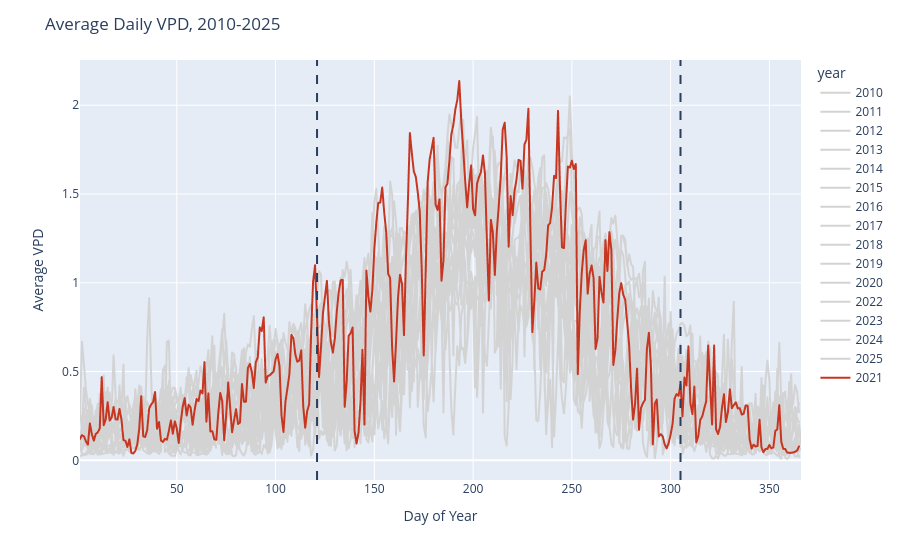

Notebook cell for this chart:
### Code cell
fig_2010 = create_annual_lineplot(grouped_weather, vpd_column='avg_vpd', year_list=list(range(2010,2025 + 1)), highlight_year='2021')
fig_2010.update_layout(title='Average Daily VPD, 2010-2025', xaxis_title='Day of Year', yaxis_title='Average VPD')
fig_2010.show()

### Figure 1 — Plotly figure (JSON) as saved in the notebook; plotly's stock layout.template omitted (floating-point values rounded to 4 significant figures; data arrays with more than 128 entries replaced by an {"elided": "..."} marker saying what was removed)
{"data": [{"hovertemplate": "year=2010<br>DOY=%{x}<br>avg_vpd=%{y}<extra></extra>", "legendgroup": "2010", "line": {"color": "lightgrey", "dash": "solid"}, "marker": {"symbol": "circle"}, "mode": "lines", "name": "2010", "showlegend": true, "type": "scattergl", "x": {"elided": "357 int values"}, "xaxis": "x", "y": {"elided": "357 float values"}, "yaxis": "y"}, {"hovertemplate": "year=2011<br>DOY=%{x}<br>avg_vpd=%{y}<extra></extra>", "legendgroup": "2011", "line": {"color": "lightgrey", "dash": "solid"}, "marker": {"symbol": "circle"}, "mode": "lines", "name": "2011", "showlegend": true, "type": "scattergl", "x": {"elided": "364 int values"}, "xaxis": "x", "y": {"elided": "364 float values"}, "yaxis": "y"}, {"hovertemplate": "year=2012<br>DOY=%{x}<br>avg_vpd=%{y}<extra></extra>", "legendgroup": "2012", "line": {"color": "lightgrey", "dash": "solid"}, "marker": {"symbol": "circle"}, "mode": "lines", "name": "2012", "showlegend": true, "type": "scattergl", "x": {"elided": "366 int values"}, "xaxis": "x", "y": {"elided": "366 float values"}, "yaxis": "y"}, {"hovertemplate": "year=2013<br>DOY=%{x}<br>avg_vpd=%{y}<extra></extra>", "legendgroup": "2013", "line": {"color": "lightgrey", "dash": "solid"}, "marker": {"symbol": "circle"}, "mode": "lines", "name": "2013", "showlegend": true, "type": "scattergl", "x": {"elided": "365 int values"}, "xaxis": "x", "y": {"elided": "365 float values"}, "yaxis": "y"}, {"hovertemplate": "year=2014<br>DOY=%{x}<br>avg_vpd=%{y}<extra></extra>", "legendgroup": "2014", "line": {"color": "lightgrey", "dash": "solid"}, "marker": {"symbol": "circle"}, "mode": "lines", "name": "2014", "showlegend": true, "type": "scattergl", "x": {"elided": "365 int values"}, "xaxis": "x", "y": {"elided": "365 float values"}, "yaxis": "y"}, {"hovertemplate": "year=2015<br>DOY=%{x}<br>avg_vpd=%{y}<extra></extra>", "legendgroup": "2015", "line": {"color": "lightgrey", "dash": "solid"}, "marker": {"symbol": "circle"}, "mode": "lines", "name": "2015", "showlegend": true, "type": "scattergl", "x": {"elided": "365 int values"}, "xaxis": "x", "y": {"elided": "365 float values"}, "yaxis": "y"}, {"hovertemplate": "year=2016<br>DOY=%{x}<br>avg_vpd=%{y}<extra></extra>", "legendgroup": "2016", "line": {"color": "lightgrey", "dash": "solid"}, "marker": {"symbol": "circle"}, "mode": "lines", "name": "2016", "showlegend": true, "type": "scattergl", "x": {"elided": "366 int values"}, "xaxis": "x", "y": {"elided": "366 float values"}, "yaxis": "y"}, {"hovertemplate": "year=2017<br>DOY=%{x}<br>avg_vpd=%{y}<extra></extra>", "legendgroup": "2017", "line": {"color": "lightgrey", "dash": "solid"}, "marker": {"symbol": "circle"}, "mode": "lines", "name": "2017", "showlegend": true, "type": "scattergl", "x": {"elided": "346 int values"}, "xaxis": "x", "y": {"elided": "346 float values"}, "yaxis": "y"}, {"hovertemplate": "year=2018<br>DOY=%{x}<br>avg_vpd=%{y}<extra></extra>", "legendgroup": "2018", "line": {"color": "lightgrey", "dash": "solid"}, "marker": {"symbol": "circle"}, "mode": "lines", "name": "2018", "showlegend": true, "type": "scattergl", "x": {"elided": "365 int values"}, "xaxis": "x", "y": {"elided": "365 float values"}, "yaxis": "y"}, {"hovertemplate": "year=2019<br>DOY=%{x}<br>avg_vpd=%{y}<extra></extra>", "legendgroup": "2019", "line": {"color": "lightgrey", "dash": "solid"}, "marker": {"symbol": "circle"}, "mode": "lines", "name": "2019", "showlegend": true, "type": "scattergl", "x": {"elided": "365 int values"}, "xaxis": "x", "y": {"elided": "365 float values"}, "yaxis": "y"}, {"hovertemplate": "year=2020<br>DOY=%{x}<br>avg_vpd=%{y}<extra></extra>", "legendgroup": "2020", "line": {"color": "lightgrey", "dash": "solid"}, "marker": {"symbol": "circle"}, "mode": "lines", "name": "2020", "showlegend": true, "type": "scattergl", "x": {"elided": "366 int values"}, "xaxis": "x", "y": {"elided": "366 float values"}, "yaxis": "y"}, {"hovertemplate": "year=2022<br>DOY=%{x}<br>avg_vpd=%{y}<extra></extra>", "legendgroup": "2022", "line": {"color": "lightgrey", "dash": "solid"}, "marker": {"symbol": "circle"}, "mode": "lines", "name": "2022", "showlegend": true, "type": "scattergl", "x": {"elided": "365 int values"}, "xaxis": "x", "y": {"elided": "365 float values"}, "yaxis": "y"}, {"hovertemplate": "year=2023<br>DOY=%{x}<br>avg_vpd=%{y}<extra></extra>", "legendgroup": "2023", "line": {"color": "lightgrey", "dash": "solid"}, "marker": {"symbol": "circle"}, "mode": "lines", "name": "2023", "showlegend": true, "type": "scattergl", "x": {"elided": "364 int values"}, "xaxis": "x", "y": {"elided": "364 float values"}, "yaxis": "y"}, {"hovertemplate": "year=2024<br>DOY=%{x}<br>avg_vpd=%{y}<extra></extra>", "legendgroup": "2024", "line": {"color": "lightgrey", "dash": "solid"}, "marker": {"symbol": "circle"}, "mode": "lines", "name": "2024", "showlegend": true, "type": "scattergl", "x": {"elided": "366 int values"}, "xaxis": "x", "y": {"elided": "366 float values"}, "yaxis": "y"}, {"hovertemplate": "year=2025<br>DOY=%{x}<br>avg_vpd=%{y}<extra></extra>", "legendgroup": "2025", "line": {"color": "lightgrey", "dash": "solid"}, "marker": {"symbol": "circle"}, "mode": "lines", "name": "2025", "showlegend": true, "type": "scattergl", "x": {"elided": "365 int values"}, "xaxis": "x", "y": {"elided": "365 float values"}, "yaxis": "y"}, {"hovertemplate": "year=2021<br>DOY=%{x}<br>avg_vpd=%{y}<extra></extra>", "legendgroup": "2021", "line": {"color": "#c73620", "dash": "solid"}, "marker": {"symbol": "circle"}, "mode": "lines", "name": "2021", "showlegend": true, "type": "scattergl", "x": {"elided": "365 int values"}, "xaxis": "x", "y": {"elided": "365 float values"}, "yaxis": "y"}], "layout": {"legend": {"title": {"text": "year"}, "tracegroupgap": 0}, "margin": {"t": 60}, "shapes": [{"line": {"dash": "dash"}, "type": "line", "x0": "121", "x1": "121", "xref": "x", "y0": 0, "y1": 1, "yref": "y domain"}, {"line": {"dash": "dash"}, "type": "line", "x0": "305", "x1": "305", "xref": "x", "y0": 0, "y1": 1, "yref": "y domain"}], "title": {"text": "Average Daily VPD, 2010-2025"}, "xaxis": {"anchor": "y", "domain": [0, 1], "title": {"text": "Day of Year"}}, "yaxis": {"anchor": "x", "domain": [0, 1], "title": {"text": "Average VPD"}}}}
